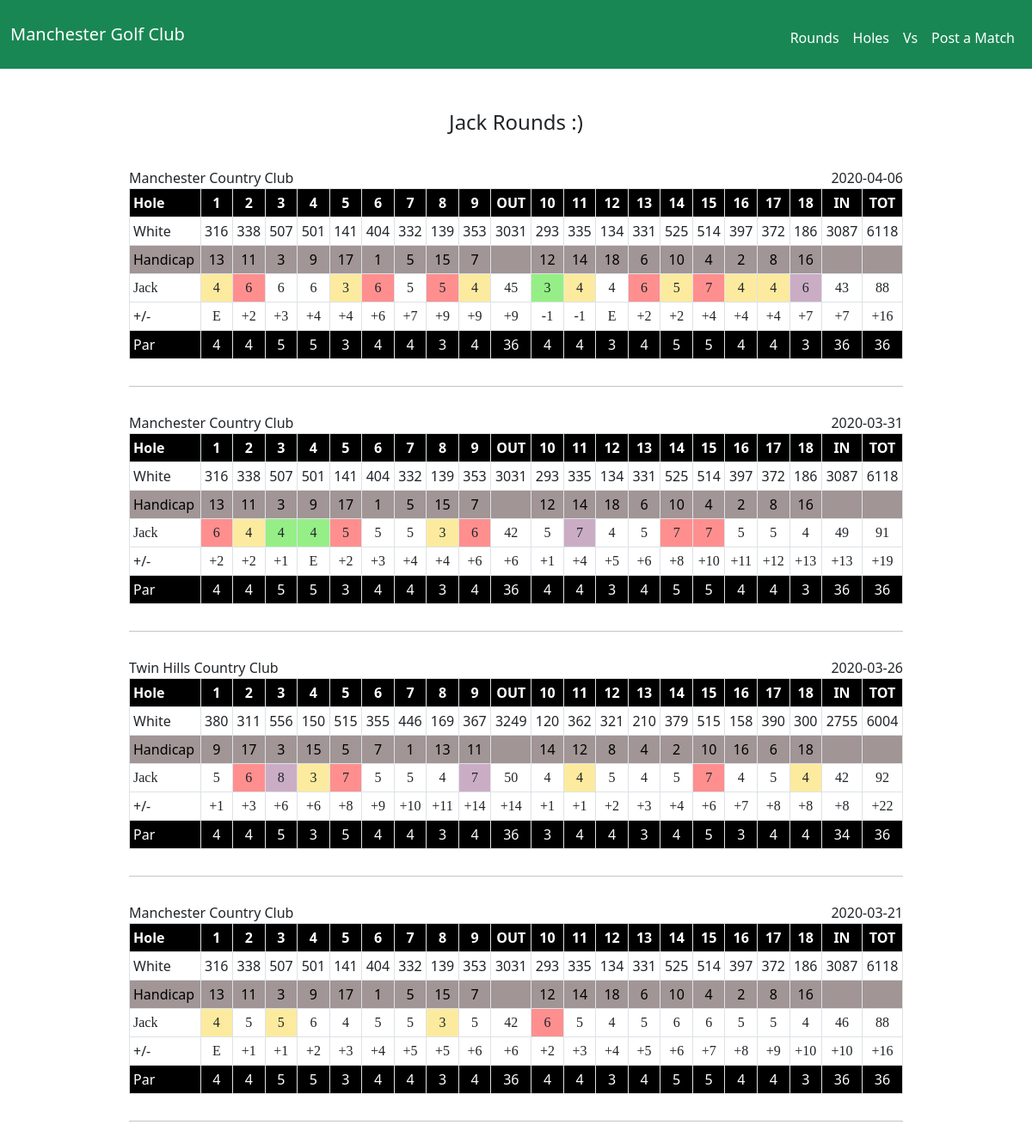
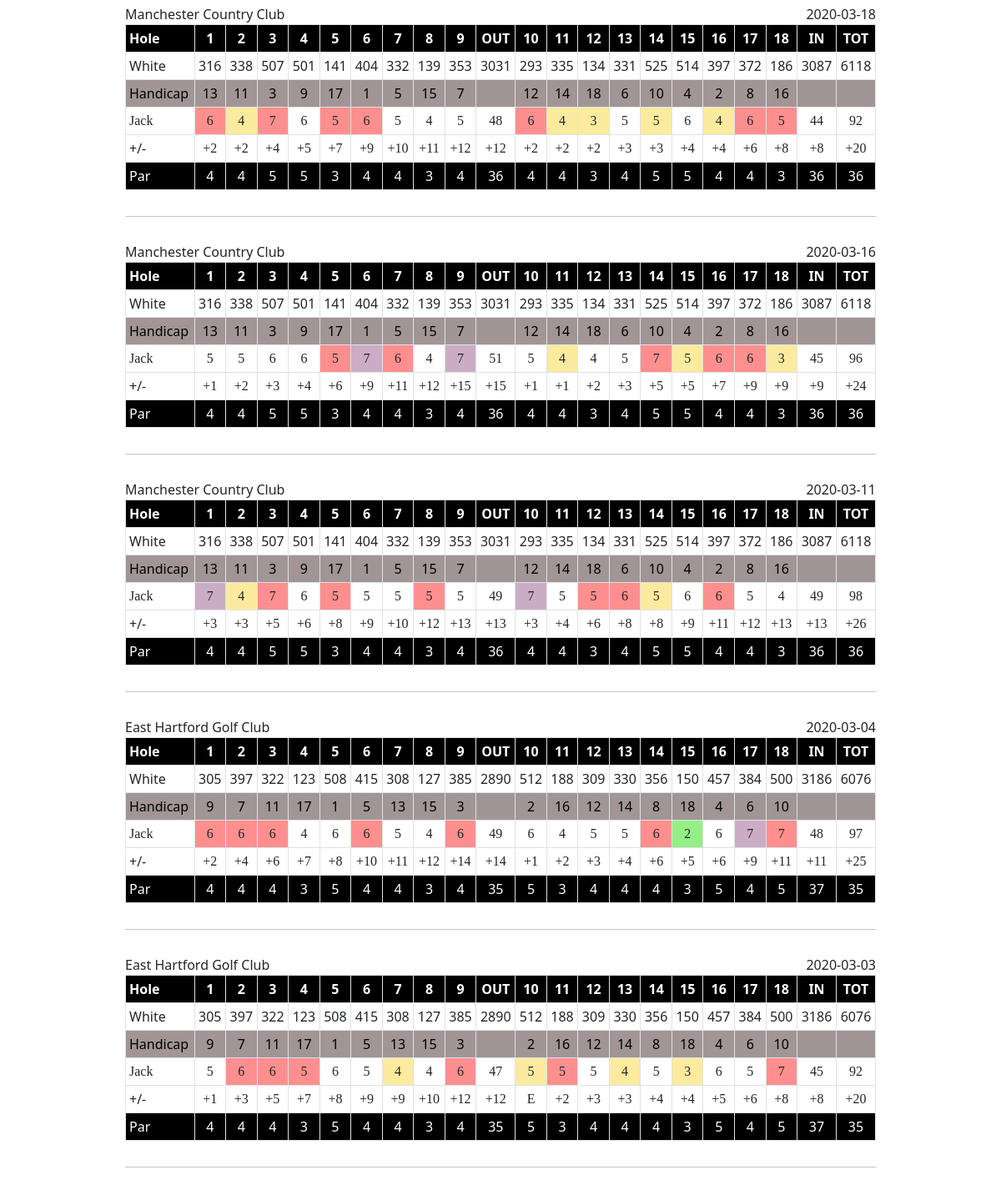
Page /rounds/Jack on the committed database (2 pictures, top to bottom).
### tables this page shows
CREATE TABLE golfers (id INTEGER PRIMARY KEY AUTOINCREMENT NOT NULL, name TEXT NOT NULL);

CREATE TABLE courses (id INTEGER PRIMARY KEY AUTOINCREMENT NOT NULL, name TEXT NOT NULL, par INTEGER, rating REAL, slope REAL, yards REAL, city TEXT NOT NULL, state TEXT NOT NULL, front INTEGER, back INTEGER, total INTEGER, par_front INTEGER, par_back INTEGER, par_total INTEGER, tees TEXT NOT NULL DEFAULT "White");

CREATE TABLE "rounds" (id INTEGER PRIMARY KEY AUTOINCREMENT NOT NULL, golfer_id INTEGER, course_id INTEGER, date TEXT, "one" INTEGER, two INTEGER, three INTEGER, four INTEGER, five INTEGER, six INTEGER, seven INTEGER, eight INTEGER, nine INTEGER, ten INTEGER, eleven INTEGER, twelve INTEGER, thirteen INTEGER, fourteen INTEGER, fifteen INTEGER, sixteen INTEGER, seventeen INTEGER, eighteen INTEGER, match_id INTEGER, FOREIGN KEY (golfer_id) REFERENCES golfers(id), FOREIGN KEY (course_id) REFERENCES courses(id));

CREATE TABLE "holes" (id INTEGER PRIMARY KEY AUTOINCREMENT NOT NULL, course_id INTEGER, hole_number INTEGER, par INTEGER, yardage INTEGER, handicap INTEGER, FOREIGN KEY(course_id) REFERENCES courses (id));

### app.py (the view)
@app.route("/rounds", methods=["GET", "POST"])
@app.route("/rounds/<golfer_name>", methods=["GET", "POST"])
def rounds(golfer_name="lampsha"):
    if request.method == "POST":
        golfer_name = request.form.get("golfer_name")
        if golfer_name is None:
            return render_template("apology.html",
                                   message="Please select a golfer")
        golfers_rounds = get_rounds(golfer_name)
        scorecards = get_scorecards(golfers_rounds, golfer_name)
        return render_template("rounds.html", scorecards=scorecards,
                               golfer_name=golfer_name)
    else:
        golfers = get_golfers()
        for golfer in golfers:
            if golfer['golfer_name'] == golfer_name:
                golfers_rounds = get_rounds(golfer_name)
                scorecards = get_scorecards(golfers_rounds, golfer_name)
                return render_template("rounds.html", scorecards=scorecards,
                                       golfer_name=golfer_name)
        else:
            return render_template("round_request.html", golfers=golfers)

### golf.py (called while the page is built)
def par_shift(score: int) -> str:
    if score == 0:
        return ("E")
    elif score > 0:
        score = round(score)
        return ("+{}".format(score))
    else:
        return str(score)

def par_shift_reverse(score: str) -> int:
    if score == "E":
        return 0
    elif score[0] == "+":
        return int(score[1:])
    else:
        return int(score)

def get_golfers() -> list:
    golfers = []
    golfer_query = cur.execute("SELECT name FROM golfers ORDER BY name")
    golfer_query = golfer_query.fetchall()
    for golfer in golfer_query:
        golfers.append({"golfer_name": golfer[0]})
    return golfers

def get_rounds(golfer: str) -> list:
    rounds = []
    statement = "SELECT id FROM golfers WHERE name = (?)"
    params = [golfer]
    id_query = cur.execute(statement, params)
    id_query = id_query.fetchone()[0]
    statement = "SELECT * FROM rounds WHERE golfer_id = (?) ORDER BY date DESC"
    params = [id_query]
    round_query = cur.execute(statement, params)
    rounds = round_query.fetchall()
    return rounds

def get_holes(course: tuple) -> list:
    hole_query = cur.execute("SELECT * FROM holes WHERE course_id = (?) "
                             "ORDER BY hole_number", (course[2],))
    holes = hole_query.fetchall()
    return holes

def get_course_info(course: tuple) -> list:
    course_query = cur.execute("SELECT * FROM courses WHERE id = (?)",
                               (course[2],))
    course_info = course_query.fetchall()
    return course_info

def get_yardages(course_info: list, holes: list) -> list:
    yardages = []
    for i in range(len(holes)):
        yardages.append(holes[i][4])
    yardages.append(sum(yardages))
    yardages.insert(9, sum(yardages[:9]))
    yardages.insert(19, sum(yardages[10:19]))
    yardages.insert(0, course_info[0][14])
    return yardages

def get_handicaps(course: list) -> list:
    handicaps = []
    for i in range(len(course)):
        handicaps.append(course[i][5])
    return handicaps

def get_strokes(match: tuple, golfer: str) -> list:
    strokes = []
    for i in range(18):
        strokes.append(match[i + 4])
    strokes.append(round(sum(strokes), 1))
    strokes.insert(9, round(sum(strokes[:9]), 1))
    strokes.insert(19, round(sum(strokes[10:19]), 1))
    strokes.insert(0, golfer)
    return strokes

### templates/rounds.html (shortened to what this page needs)
{% extends "layout.html" %}
{% block main %}
<h4>{{ golfer_name }} Rounds :)</h4>
<div id="content" class="container-sm">
    {% for scorecard in scorecards %}
    <div id="scorecard" class="scorecard">
        <p class="scorecard-course-name">{{ scorecard.course_name }}</p>
        <p class="scorecard-course-date">{{ scorecard.round_date }}</p>
        <table class="table table-sm table-bordered">
            <tr class="holes-row">
                <th class="scorecard-header">Hole</th>
                {% for i in range(9) %}
                    <th>{{ i + 1 }}</th>
                {% endfor %}
                    <th>OUT</th>
                {% for i in range(9) %}
                    <th>{{ i + 10 }}</th>
                {% endfor %}
                    <th>IN</th>
                    <th>TOT</th>
            </tr>
            <tr>
                <td class="scorecard-header">{{ scorecard.yardages[0] }}</td>
                {% for yard in scorecard.yardages[1:] %}
                    <td>{{ yard }}</td>
                {% endfor %}
            </tr>
            <tr class="handicap-row">
                <td class="scorecard-header">Handicap</td>
                {% for handicap in scorecard.handicaps[:9] %}
                    <td>{{ handicap }}</td>
                {% endfor %}
                    <td></td>
                {% for handicap in scorecard.handicaps[9:] %}
                    <td>{{ handicap }}</td>
                {% endfor %}
                {% for i in range(2) %}
                    <td></td>
                {% endfor %}
            </tr>
            <tr class="handwritten-score">
                <td class="scorecard-header">{{ scorecard.strokes[0] }}</td>
                {% for stroke in scorecard.strokes[1:10] %}
                    {% if stroke - scorecard.pars[loop.index - 1] >= 3 %}
                        <td class="triple-bogey-or-worse">{{ stroke }}</td>
                    {% elif stroke - scorecard.pars[loop.index - 1] == 2 %}
                        <td class="double-bogey">{{ stroke }}</td>
                    {% elif stroke - scorecard.pars[loop.index - 1] == 0 %}
                        <td class="par">{{ stroke }}</td>
                    {% elif stroke - scorecard.pars[loop.index - 1] <= 0 %}
                        <td class="birdie-or-better">{{ stroke }}</td>
                    {% else %}
                        <td>{{ stroke }}</td>
                    {% endif %}
                {% endfor %}
                <td>{{ scorecard.strokes[10] }}</td>
                {% for stroke in scorecard.strokes[11:20] %}
                    {% if stroke - scorecard.pars[loop.index + 9] >= 3 %}
                        <td class="triple-bogey-or-worse">{{ stroke }}</td>
                    {% elif stroke - scorecard.pars[loop.index + 9] == 2 %}
                        <td class="double-bogey">{{ stroke }}</td>
                    {% elif stroke - scorecard.pars[loop.index + 9] == 0 %}
                        <td class="par">{{ stroke }}</td>
                    {% elif stroke - scorecard.pars[loop.index + 9] <= 0 %}
                        <td class="birdie-or-better">{{ stroke }}</td>
                    {% else %}
                        <td>{{ stroke }}</td>
                    {% endif %}
                {% endfor %}
                <td>{{ scorecard.strokes[20] }}</td>
                <td>{{ scorecard.strokes[21] }}</td>
            </tr>
            <tr>
                <td class="scorecard-header">+/-</td>
                {% for par in scorecard.to_pars %}
                    <td class="handwritten-score">{{ par }}</td>
                {% endfor %}
            </tr>
            <tr class="holes-row">
                <td class="scorecard-header">Par</td>
                {% for par in scorecard.pars %}
                    <td>{{ par }}</td>
                {% endfor %}
            </tr>
        </table>
    </div>
    {% endfor %}
</div>
{% endblock %}

### static/styles.css (style rules this page uses)
body { background-color: white; }
.scorecard { margin: 0 auto; width: 900px; font-size: medium; text-align: center; padding-top: 30px; padding-bottom: 15px; border-bottom: #cac2c2 1px solid; }
.holes-row { background-color: black; text-align: center; color:white; }
td.triple-bogey-or-worse { background-color: #caadc5; }
td.birdie-or-better { background-color: #95ef86; }
td.par { background-color: #fceb9e; }
td.double-bogey { background-color: #ff8f8f; }
.scorecard-header { text-align: left; }
.handicap-row { text-align: center; background-color: rgb(161, 149, 149); color: black; }
.scorecard-course-name { margin: 0px; float: left; }
.scorecard-course-date { margin: 0px; float: right; }
.handwritten-score { font-family: ink free; font-weight: semibold; }

### rows in the picture
golfers: name "Jack", course_name "Manchester Country Club", round_date "2020-04-06", i "1" "2" "3" "4" "5" "6" "7" "8" "9" "1" "2" "3" "4" "5" "6" "7" "8" "9" "1" "2" "3" "4" "5" "6" "7" "8" "9" "1" "2" "3" "4" "5" "6" "7" "8" "9" "1" "2" "3" "4" "5" "6" "7" "8" "9" "1" "2" "3" "4" "5" "6" "7" "8" "9" "1" "2" "3" "4" "5" "6" "7" "8" "9" "1" "2" "3" "4" "5" "6" "7" "8" "9" "1" "2" "3" "4" "5" "6" "7" "8" "9", i "10" "11" "12" "13" "14" "15" "16" "17" "18" "10" "11" "12" "13" "14" "15" "16" "17" "18" "10" "11" "12" "13" "14" "15" "16" "17" "18" "10" "11" "12" "13" "14" "15" "16" "17" "18" "10" "11" "12" "13" "14" "15" "16" "17" "18" "10" "11" "12" "13" "14" "15" "16" "17" "18" "10" "11" "12" "13" "14" "15" "16" "17" "18" "10" "11" "12" "13" "14" "15" "16" "17" "18" "10" "11" "12" "13" "14" "15" "16" "17" "18", tees "White", yard "141" "139" "3031" "134" "186" "3087" "6118" "141" "139" "3031" "134" "186" "3087" "6118" "150" "169" "3249" "120" "210" "158" "2755" "6004" "141" "139" "3031" "134" "186" "3087" "6118" "141" "139" "3031" "134" "186" "3087" "6118" "141" "139" "3031" "134" "186" "3087" "6118" "141" "139" "3031" "134" "186" "3087" "6118" "123" "127" "2890" "188" "150" "3186" "6076" "123" "127" "2890" "188" "150" "3186" "6076", 9 "13" "11" "3" "9" "17" "1" "5" "15" "7" "13" "11" "3" "9" "17" "1" "5" "15" "7" "9" "17" "3" "15" "5" "7" "1" "13" "11" "13" "11" "3" "9" "17" "1" "5" "15" "7" "13" "11" "3" "9" "17" "1" "5" "15" "7" "13" "11" "3" "9" "17" "1" "5" "15" "7" "13" "11" "3" "9" "17" "1" "5" "15" "7" "9" "7" "11" "17" "1" "5" "13" "15" "3" "9" "7" "11" "17" "1" "5" "13" "15" "3", handicap "12" "14" "18" "6" "10" "4" "2" "8" "16" "12" "14" "18" "6" "10" "4" "2" "8" "16" "14" "12" "8" "4" "2" "10" "16" "6" "18" "12" "14" "18" "6" "10" "4" "2" "8" "16" "12" "14" "18" "6" "10" "4" "2" "8" "16" "12" "14" "18" "6" "10" "4" "2" "8" "16" "12" "14" "18" "6" "10" "4" "2" "8" "16" "2" "16" "12" "14" "8" "18" "4" "6" "10" "2" "16" "12" "14" "8" "18" "4" "6" "10", 10 "4" "3" "4" "4" "3" "3" "4" "5" "3" "4" "4" "4", 10 "6" "6" "5" "6" "5" "6" "6" "7" "6" "7" "5" "6" "5" "6" "7" "5" "5" "6" "6" "6" "6" "6" "6" "6" "5" "6", 10 "6" "6" "5" "5" "5" "5" "5" "5" "4" "5" "6" "4" "5" "5" "5" "6" "5" "4" "5" "5" "5" "6" "6" "4" "6" "5" "5" "5" "4" "6" "5" "4" "5" "6" "5" "4", strokes "45", 20 "3" "2", 20 "4" "5" "4" "4" "4" "4" "4" "3" "5" "4" "4" "5" "3" "5" "5" "4" "3", 20 "4" "5" "4" "5" "5" "5" "4" "4" "5" "4" "5" "4" "5" "5" "4" "5" "6" "6" "5" "5" "4" "5" "6" "5" "4" "5" "5" "6" "5" "4" "6" "4" "5" "5" "6" "5" "5" "6" "5", 20 "6" "7" "7" "7" "7" "6" "6" "6" "5" "7" "6" "6" "5" "6" "6" "6" "7" "5" "7", 20 "6" "7" "7" "7", strokes "43", strokes "88", to_pars "E" "+2" "+3" "+4" "+4" "+6" "+7" "+9" "+9" "+9" "-1" "-1" "E" "+2" "+2" "+4" "+4" "+4" "+7" "+7" "+16" "+2" "+2" "+1" "E" "+2" "+3" "+4" "+4" "+6" "+6" "+1" "+4" "+5" "+6" "+8" "+10" "+11" "+12" "+13" "+13" "+19" "+1" "+3" "+6" "+6" "+8" "+9" "+10" "+11" "+14" "+14" "+1" "+1" "+2" "+3" "+4" "+6" "+7" "+8" "+8" "+8" "+22" "E" "+1" "+1" "+2" "+3" "+4" "+5" "+5" "+6" "+6" "+2" "+3" "+4" "+5" "+6" "+7" "+8" "+9" "+10" "+10" "+16" "+2" "+2" "+4" "+5" "+7" "+9" "+10" "+11" "+12" "+12" "+2" "+2" "+2" "+3" "+3" "+4" "+4" "+6" "+8" "+8" "+20" "+1" "+2" "+3" "+4" "+6" "+9" "+11" "+12" "+15" "+15" "+1" "+1" "+2" "+3" "+5" "+5" "+7" "+9" "+9" "+9" "+24" "+3" "+3" "+5" "+6" "+8" "+9" "+10" "+12" "+13" "+13" "+3" "+4" "+6" "+8" "+8" "+9" "+11" "+12" "+13" "+13" "+26" "+2" "+4" "+6" "+7" "+8" "+10" "+11" "+12" "+14" "+14" "+1" "+2" "+3" "+4" "+6" "+5" "+6" "+9" "+11" "+11" "+25" "+1" "+3" "+5" "+7" "+8" "+9" "+9" "+10" "+12" "+12" "E" "+2" "+3" "+3" "+4" "+4" "+5" "+6" "+8" "+8" "+20", pars "4" "4" "5" "5" "3" "4" "4" "3" "4" "36" "4" "4" "3" "4" "5" "5" "4" "4" "3" "36" "36" "4" "4" "5" "5" "3" "4" "4" "3" "4" "36" "4" "4" "3" "4" "5" "5" "4" "4" "3" "36" "36" "4" "4" "5" "3" "5" "4" "4" "3" "4" "36" "3" "4" "4" "3" "4" "5" "3" "4" "4" "34" "36" "4" "4" "5" "5" "3" "4" "4" "3" "4" "36" "4" "4" "3" "4" "5" "5" "4" "4" "3" "36" "36" "4" "4" "5" "5" "3" "4" "4" "3" "4" "36" "4" "4" "3" "4" "5" "5" "4" "4" "3" "36" "36" "4" "4" "5" "5" "3" "4" "4" "3" "4" "36" "4" "4" "3" "4" "5" "5" "4" "4" "3" "36" "36" "4" "4" "5" "5" "3" "4" "4" "3" "4" "36" "4" "4" "3" "4" "5" "5" "4" "4" "3" "36" "36" "4" "4" "4" "3" "5" "4" "4" "3" "4" "35" "5" "3" "4" "4" "4" "3" "5" "4" "5" "37" "35" "4" "4" "4" "3" "5" "4" "4" "3" "4" "35" "5" "3" "4" "4" "4" "3" "5" "4" "5" "37" "35", round_date "2020-03-31", 10 "4" "4", strokes "42", strokes "49", strokes "91", course_name "Twin Hills Country Club", round_date "2020-03-26", 10 "8" "7" "7" "7" "7", strokes "50", strokes "92", round_date "2020-03-21", strokes "46", round_date "2020-03-18", strokes "48", strokes "44", round_date "2020-03-16", strokes "51", strokes "96", round_date "2020-03-11", strokes "98", course_name "East Hartford Golf Club", round_date "2020-03-04", strokes "97", round_date "2020-03-03", strokes "47"
holes: yardage "316"
holes: yardage "338"
holes: yardage "507"
holes: yardage "501"
holes: yardage "404"
holes: yardage "332"
holes: yardage "353"
holes: yardage "293"
holes: yardage "335"
holes: yardage "331"
holes: yardage "525"
holes: yardage "514"
holes: yardage "397"
holes: yardage "372"
holes: yardage "380"
holes: yardage "311"
holes: yardage "556"
holes: yardage "515"
holes: yardage "355"
holes: yardage "446"
holes: yardage "367"
holes: yardage "362"
holes: yardage "321"
holes: yardage "379"
holes: yardage "515"
holes: yardage "390"
holes: yardage "300"
holes: yardage "305"
holes: yardage "397"
holes: yardage "322"
holes: yardage "508"
holes: yardage "415"
holes: yardage "308"
holes: yardage "385"
holes: yardage "512"
holes: yardage "309"
holes: yardage "330"
holes: yardage "356"
holes: yardage "457"
holes: yardage "384"
holes: yardage "500"
